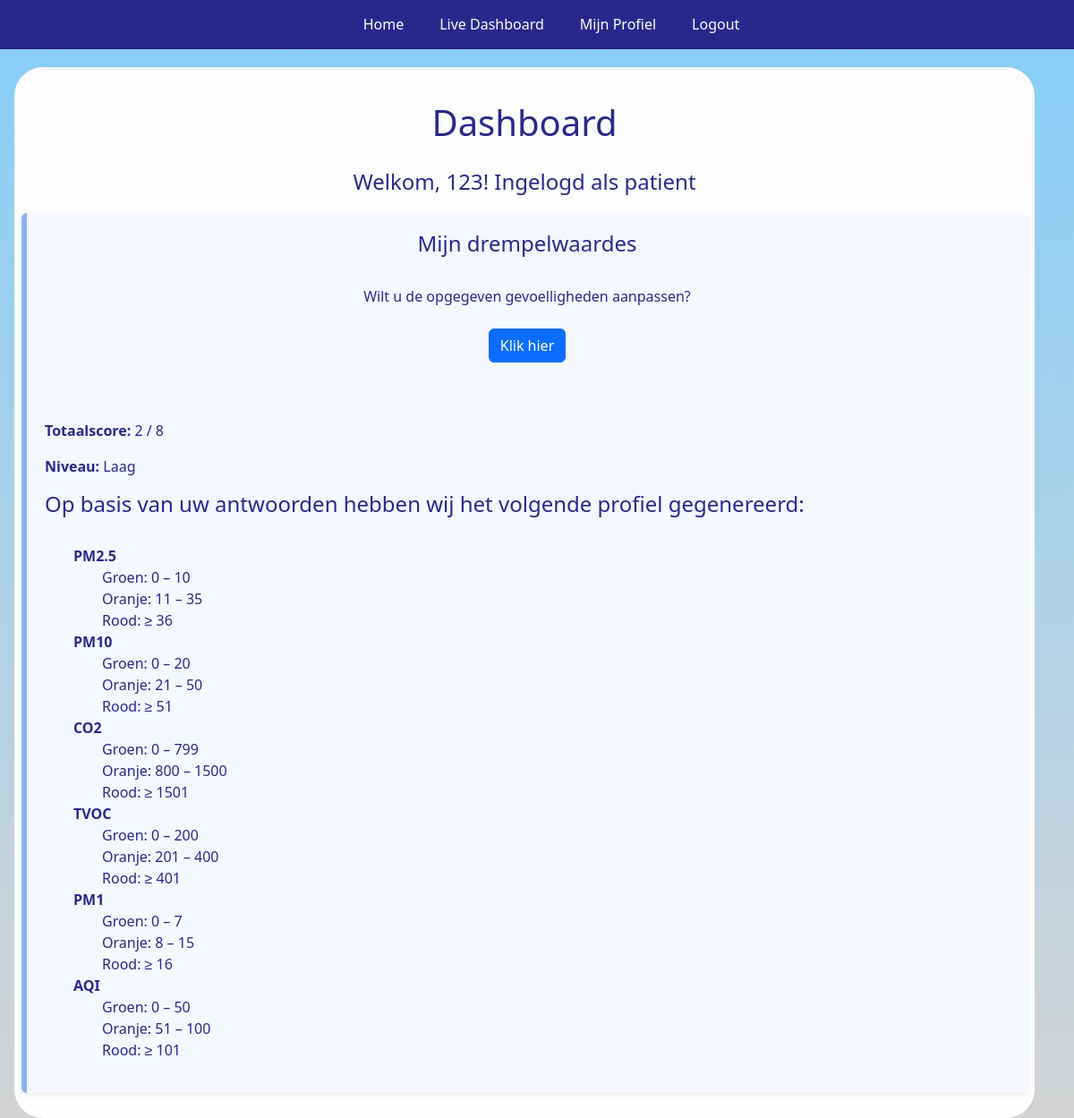
The page /profiel (signed in) on the database its author committed.
### models.py (models this page shows, shortened)
class User(db.Model, UserMixin):
    __tablename__ = 'user'
    id: Map[int] = mc(primary_key=True)
    username: Map[str] = mc(String(150), unique=True, nullable=False)
    email: Map[str] = mc(String(150), unique=True, nullable=False)
    pw_hash: Map[str] = mc(String(256), nullable=False)
    role: Map[str] = mc(String(20), nullable=False)
    waardes: Map[Optional['Waardes']] = rel(back_populates='user', uselist=False)

class Waardes(db.Model):
    __tablename__ = 'waardes'
    id: Map[int] = mc(primary_key=True)
    leeftijd: Map[int] = mc(Integer(), nullable=False)
    diagnose: Map[str] = mc(String(8), nullable=False)
    rookt: Map[bool] = mc(Boolean, nullable=False)
    dag: Map[bool] = mc(Boolean, nullable=False)
    nacht: Map[bool] = mc(Boolean, nullable=False)
    saba: Map[bool] = mc(Boolean, nullable=False)
    beperking: Map[bool] = mc(Boolean, nullable=False)
    hospital: Map[bool] = mc(Boolean, nullable=False)
    prednison: Map[bool] = mc(Boolean, nullable=False)
    exacerbaties: Map[int] = mc(Integer(), nullable=False)
    score: Map[Optional[int]] = mc(Integer(), default=0)
    niveau: Map[Optional[str]] = mc(String(6))
    user_id: Map[int] = mc(FK('user.id'), unique=True, nullable=False)
    user: Map['User'] = rel(back_populates='waardes')

### app.py (the view)
@app.route('/profiel')
@login_required
def profiel():
    if current_user.waardes:
        user = current_user
        niveau = user.waardes.niveau
        score = user.waardes.score
        drempels = DREMPELWAARDES[niveau]
        return rt('profiel.html', niveau=niveau,
              score=score, drempels=drempels)
    return rt('profiel.html')

### models.py (called while the page is built)
@login_manager.user_loader
def load_user(user_id):
    return User.query.get(int(user_id))

### templates/profiel.html (shortened to what this page needs)
{% extends "base.html" %}
{% block content %}
{% if current_user.is_authenticated %}
<section class="container">
    <div class="heading">
        <h1>Dashboard</h1>
        <h2>Welkom, {{ current_user.username }}! Ingelogd als {{ current_user.role }}</h2>
    </div>
    <div class="waardes-container">
        <h2>Mijn drempelwaardes</h2>
        <br>
        {% if score %}
        <p style="text-align: center;">
            Wilt u de opgegeven gevoelligheden aanpassen?
            <br><br>
            <a class="btn btn-primary" href="{{ url_for('update')}}">Klik hier</a>
        </p>
        {% endif %}
        {% if score is not none and niveau and drempels %}
        <br>
        <br>
        <p><strong>Totaalscore:</strong> {{ score }} / 8</p>
        <p><strong>Niveau:</strong> {{ niveau }}</p>
        <h4>Op basis van uw antwoorden hebben wij het volgende profiel gegenereerd:</h4>
        <br>
        <ul>
            {% for column, ranges in drempels.items() %}
            <li><strong>{{ column }}</strong>
                <ul>
                    <li>Groen: {{ ranges['groen'][0] }} – {{ ranges['groen'][1] }}</li>
                    <li>Oranje: {{ ranges['oranje'][0] }} – {{ ranges['oranje'][1] }}</li>
                    <li>Rood: ≥ {{ ranges['rood'][0] }}</li>
                </ul>
            </li>
            {% endfor %}
        </ul>
        {% endif %}
    </div>
</section>
{% else %}
<h1>Log eerst in!</h1>
{% endif %}
{% endblock %}

### static/style.css (style rules this page uses)
* { box-sizing: border-box; font-family: 'Segoe UI', Tahoma, Geneva, Verdana, sans-serif; }
body { margin: 0; }
:root { --text-main-color: rgb(40, 40, 140); --text-second-color: white; --bg-main-color: rgb(40, 40, 140); --bg-second-color: lightskyblue; --bg-third-color: whitesmoke; --font-size-s: 0.9rem; --font-size-m: 1rem; --font-size-l: 1.5rem; --font-size-xl: 2rem; --font-size-xxl: 2.5rem; --font-weight-n: 400; --font-weight-m: 500; --font-weight-sb: 600; --font-weight-b: 700; --border-radius-s: 8px; --border-radius-m: 30px; --border-radius-c: 50% }
h1 { padding-top: 30px; padding-bottom: 20px; text-align: center; font-size: var(--font-size-xxl); }
h2 { text-align: center; font-size: var(--font-size-l); }
body { min-height: 100vh; background: linear-gradient(to bottom, var(--bg-second-color), lightgrey); color: var(--text-main-color); margin: 0; }
.waardes-container { margin: 20px auto; padding: 20px; background: #f5f8ff; border-left: 6px solid #88b0f5; border-radius: 6px; box-shadow: 0 2px 6px rgba(0, 0, 0, 0.08); }
.container { background: #fdfdfd; border-radius: 2rem; margin: 1rem; padding: 0.5rem; }
.vragenlijst-form ul, li { list-style: none; padding: 0; margin: 0; }

### rows shown on the page
User: username "123", role "patient"
Waardes: niveau "Laag"

### other values the page prints
{{ score }} "2"
{{ column }} "PM2.5" "PM10" "CO2" "TVOC" "PM1" "AQI"
{{ ranges['groen'][0] }} "0" "0" "0" "0" "0" "0"
{{ ranges['groen'][1] }} "10" "20" "799" "200" "7" "50"
{{ ranges['oranje'][0] }} "11" "21" "800" "201" "8" "51"
{{ ranges['oranje'][1] }} "35" "50" "1500" "400" "15" "100"
{{ ranges['rood'][0] }} "36" "51" "1501" "401" "16" "101"
